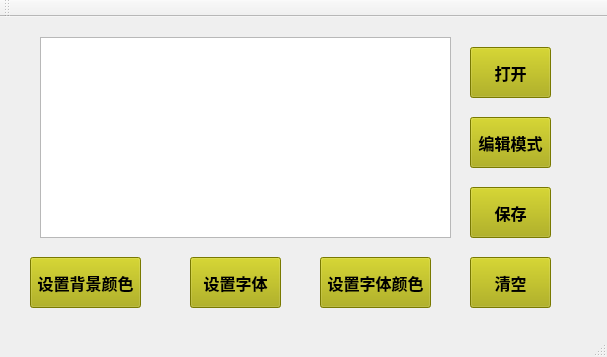
<?xml version="1.0" encoding="UTF-8"?>
<ui version="4.0">
 <class>Nodepad</class>
 <widget class="QMainWindow" name="Nodepad">
  <property name="geometry">
   <rect>
    <x>0</x>
    <y>0</y>
    <width>607</width>
    <height>357</height>
   </rect>
  </property>
  <property name="windowTitle">
   <string>Nodepad</string>
  </property>
  <widget class="QWidget" name="centralWidget">
   <widget class="QTextEdit" name="showfile">
    <property name="enabled">
     <bool>true</bool>
    </property>
    <property name="geometry">
     <rect>
      <x>40</x>
      <y>20</y>
      <width>411</width>
      <height>201</height>
     </rect>
    </property>
   </widget>
   <widget class="QPushButton" name="openpb">
    <property name="geometry">
     <rect>
      <x>470</x>
      <y>30</y>
      <width>81</width>
      <height>51</height>
     </rect>
    </property>
    <property name="font">
     <font>
      <family>微软雅黑</family>
      <pointsize>12</pointsize>
      <weight>75</weight>
      <bold>true</bold>
     </font>
    </property>
    <property name="styleSheet">
     <string notr="true">background-color: rgb(170, 170, 0);</string>
    </property>
    <property name="text">
     <string>打开</string>
    </property>
   </widget>
   <widget class="QPushButton" name="editpb">
    <property name="geometry">
     <rect>
      <x>470</x>
      <y>100</y>
      <width>81</width>
      <height>51</height>
     </rect>
    </property>
    <property name="font">
     <font>
      <family>微软雅黑</family>
      <pointsize>12</pointsize>
      <weight>75</weight>
      <bold>true</bold>
     </font>
    </property>
    <property name="styleSheet">
     <string notr="true">background-color: rgb(170, 170, 0);</string>
    </property>
    <property name="text">
     <string>编辑模式</string>
    </property>
   </widget>
   <widget class="QPushButton" name="savepb">
    <property name="geometry">
     <rect>
      <x>470</x>
      <y>170</y>
      <width>81</width>
      <height>51</height>
     </rect>
    </property>
    <property name="font">
     <font>
      <family>微软雅黑</family>
      <pointsize>12</pointsize>
      <weight>75</weight>
      <bold>true</bold>
     </font>
    </property>
    <property name="styleSheet">
     <string notr="true">background-color: rgb(170, 170, 0);</string>
    </property>
    <property name="text">
     <string>保存</string>
    </property>
   </widget>
   <widget class="QPushButton" name="setbgcolorpb">
    <property name="geometry">
     <rect>
      <x>30</x>
      <y>240</y>
      <width>111</width>
      <height>51</height>
     </rect>
    </property>
    <property name="font">
     <font>
      <family>微软雅黑</family>
      <pointsize>12</pointsize>
      <weight>75</weight>
      <bold>true</bold>
     </font>
    </property>
    <property name="styleSheet">
     <string notr="true">background-color: rgb(170, 170, 0);</string>
    </property>
    <property name="text">
     <string>设置背景颜色</string>
    </property>
   </widget>
   <widget class="QPushButton" name="setfont">
    <property name="geometry">
     <rect>
      <x>190</x>
      <y>240</y>
      <width>91</width>
      <height>51</height>
     </rect>
    </property>
    <property name="font">
     <font>
      <family>微软雅黑</family>
      <pointsize>12</pointsize>
      <weight>75</weight>
      <bold>true</bold>
     </font>
    </property>
    <property name="styleSheet">
     <string notr="true">background-color: rgb(170, 170, 0);</string>
    </property>
    <property name="text">
     <string>设置字体</string>
    </property>
   </widget>
   <widget class="QPushButton" name="setcolorpb">
    <property name="geometry">
     <rect>
      <x>320</x>
      <y>240</y>
      <width>111</width>
      <height>51</height>
     </rect>
    </property>
    <property name="font">
     <font>
      <family>微软雅黑</family>
      <pointsize>12</pointsize>
      <weight>75</weight>
      <bold>true</bold>
     </font>
    </property>
    <property name="styleSheet">
     <string notr="true">background-color: rgb(170, 170, 0);</string>
    </property>
    <property name="text">
     <string>设置字体颜色</string>
    </property>
   </widget>
   <widget class="QPushButton" name="clearpb">
    <property name="geometry">
     <rect>
      <x>470</x>
      <y>240</y>
      <width>81</width>
      <height>51</height>
     </rect>
    </property>
    <property name="font">
     <font>
      <family>微软雅黑</family>
      <pointsize>12</pointsize>
      <weight>75</weight>
      <bold>true</bold>
     </font>
    </property>
    <property name="styleSheet">
     <string notr="true">background-color: rgb(170, 170, 0);</string>
    </property>
    <property name="text">
     <string>清空</string>
    </property>
   </widget>
   <zorder>editpb</zorder>
   <zorder>showfile</zorder>
   <zorder>openpb</zorder>
   <zorder>savepb</zorder>
   <zorder>setbgcolorpb</zorder>
   <zorder>setfont</zorder>
   <zorder>setcolorpb</zorder>
   <zorder>clearpb</zorder>
  </widget>
  <widget class="QMenuBar" name="menuBar">
   <property name="geometry">
    <rect>
     <x>0</x>
     <y>0</y>
     <width>607</width>
     <height>23</height>
    </rect>
   </property>
  </widget>
  <widget class="QToolBar" name="mainToolBar">
   <attribute name="toolBarArea">
    <enum>TopToolBarArea</enum>
   </attribute>
   <attribute name="toolBarBreak">
    <bool>false</bool>
   </attribute>
  </widget>
  <widget class="QStatusBar" name="statusBar"/>
 </widget>
 <layoutdefault spacing="6" margin="11"/>
 <resources/>
 <connections/>
</ui>
